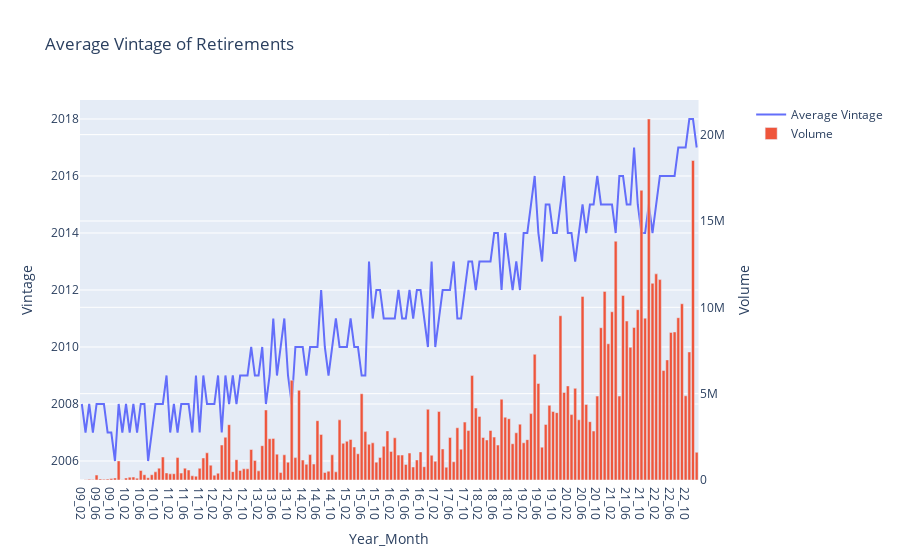

Notebook cell for this chart:
### Code cell
from plotly.subplots import make_subplots

# Create figure with secondary y-axis
fig = make_subplots(specs=[[{"secondary_y": True}]])

# Add traces
fig.add_trace(
    go.Scatter(x=df.Year_Mth, y=df.Vintage, name="Average Vintage"),
    secondary_y=False,
)

fig.add_trace(
    go.Bar(x=df.Year_Mth, y=df.Quantity, name="Volume"),
    secondary_y=True,
)

# Add figure title
fig.update_layout(
    title_text="Average Vintage of Retirements"
)

# Set x-axis title
fig.update_xaxes(title_text="Year_Month")

# Set y-axes titles
fig.update_yaxes(title_text="Vintage", secondary_y=False)
fig.update_yaxes(title_text="Volume", secondary_y=True)

fig.show()

### Figure 1 — Plotly figure (JSON) as saved in the notebook; plotly's stock layout.template omitted (floating-point values rounded to 4 significant figures; data arrays with more than 128 entries replaced by an {"elided": "..."} marker saying what was removed)
{"data": [{"name": "Average Vintage", "type": "scatter", "x": {"elided": "168 str values"}, "xaxis": "x", "y": {"elided": "168 int values"}, "yaxis": "y"}, {"name": "Volume", "type": "bar", "x": {"elided": "168 str values"}, "xaxis": "x", "y": {"elided": "168 int values"}, "yaxis": "y2"}], "layout": {"title": {"text": "Average Vintage of Retirements"}, "xaxis": {"anchor": "y", "domain": [0, 0.94], "title": {"text": "Year_Month"}}, "yaxis": {"anchor": "x", "domain": [0, 1], "title": {"text": "Vintage"}}, "yaxis2": {"anchor": "x", "overlaying": "y", "side": "right", "title": {"text": "Volume"}}}}
